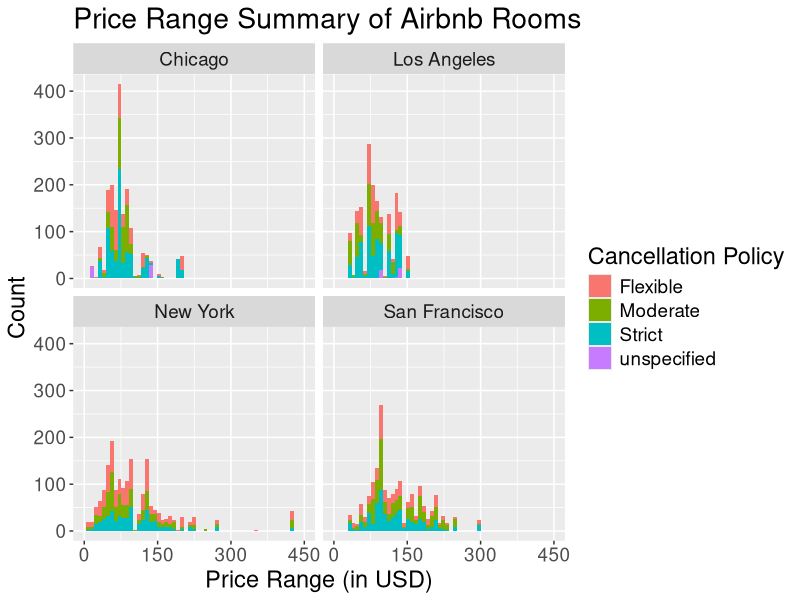

The R script that drew this image:
## ---- chunk 1
library(ggplot2)
library(dplyr)

four_cities <- read.csv("updated_cleaned_four_cities.csv")

levels(four_cities$Cancellation.Policy) <- c("Flexible", "Moderate", "Strict", "Unspecified")

city_names <- c(
                    `ch` = "Chicago",
                    `la` = "Los Angeles",
                    `ny` = "New York",
                    `sf` = "San Francisco"
                    )

ggplot(four_cities) +
  geom_histogram(aes(Price, fill = Cancellation.Policy), binwidth = 8) +
  facet_wrap(~City, labeller = as_labeller(city_names)) +
  labs(x = "Price Range (in USD)",
       y = "Count",
       title = "Price Range Summary of Airbnb Rooms"
  ) +
  scale_fill_discrete(name = "Cancellation Policy") +
  scale_x_continuous(limits = c(0, 450), breaks = seq(0, 450, 150)) +
  theme(text = element_text(size=17))



